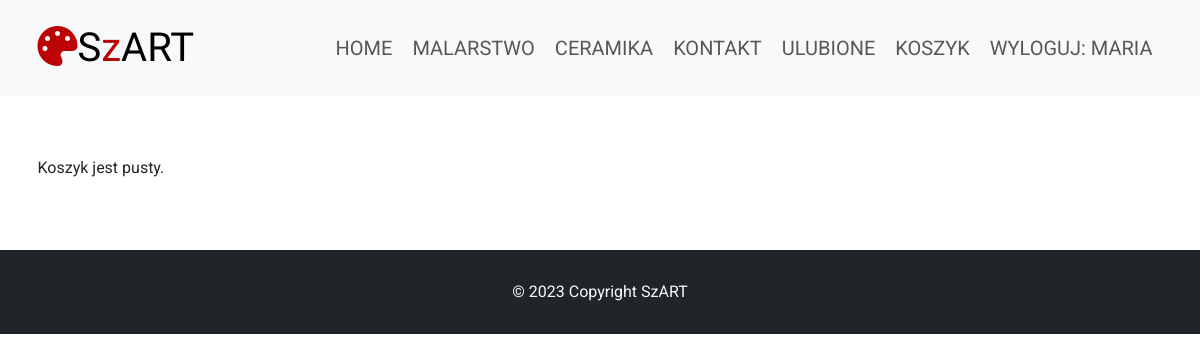
The app's page /koszyk/ (signed in), older data.
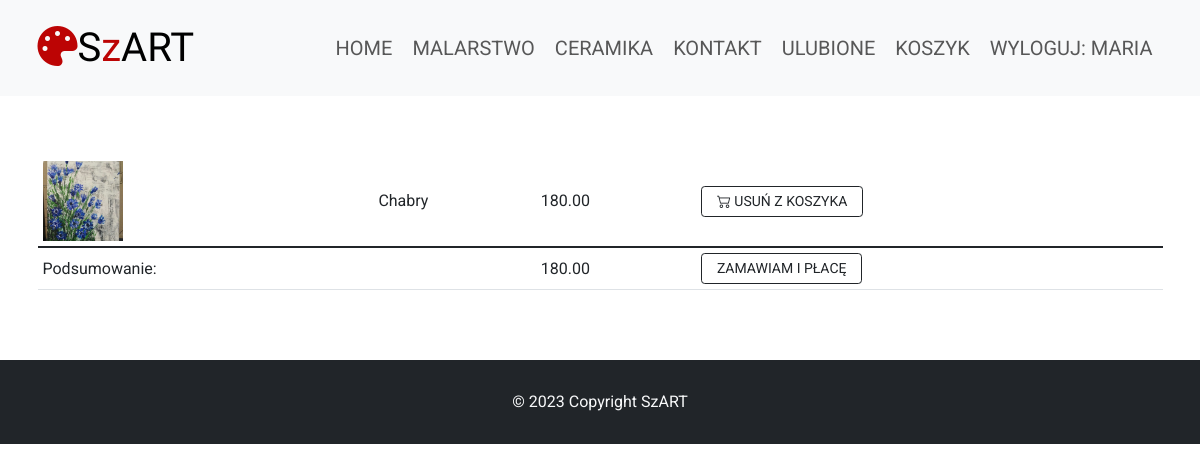
The same page, newer data.
### szartapp/models.py (models this page shows, shortened)
class Product(models.Model):
    TYPE = {
        (0, 'Malarstwo'),
        (1, 'Ceramika'),
    }
    SOLD = {
        (0, 'Kup'),
        (1, 'Zapytaj o podobne')
    }
    title = models.CharField(max_length=64, blank=False, unique=True)
    year = models.PositiveSmallIntegerField(null=True, blank=True)
    short_desc = models.CharField(max_length=128, blank=False, default='')
    description = models.TextField(default="")
    image = models.ImageField(upload_to="images", null=False, blank=False, default='')
    type = models.PositiveSmallIntegerField(default=0, choices=TYPE)
    price = models.DecimalField(max_digits=7, decimal_places=2)
    created = models.DateTimeField(auto_now_add=True)
    sold = models.PositiveSmallIntegerField(default=0, choices=SOLD)

class Cart(models.Model):
    user = models.OneToOneField(User, on_delete=models.CASCADE)
    items = models.ManyToManyField(Product, through='CartItem')
    total_price = models.DecimalField(max_digits=9, decimal_places=2, default=0)

### szartapp/views.py (the view)
# urls.py: path('koszyk/', cart, name='cart'),
def cart(request):
    cart = Cart.objects.get(user=request.user)
    cart_items = cart.items.all()
    total_price = cart.total_price
    context = {
        'cart_items': cart_items,
        'total_price': total_price
    }
    return render(request, 'cart.html', context)

### templates/cart.html (shortened to what this page needs)
{% extends 'main.html' %}
{% block strona %}
   <main>
      <section class="py-5 cart mt-5 mb-5">
        <div class="container table-responsive">
            {% if cart_items %}
            <table class="table align-middle">
                {% for item in cart_items %}
                    <tbody>
                      <tr>
                        <td><img src="/my_media/{{ item.image }}" alt="{{ item.image }}"></td>
                        <td>{{ item.title }}</td>
                        <td>{{item.price}}</td>
                        <td>
                          <form action="{% url 'del_from_cart' item.id %}" method="POST">
                            <button type="submit" class="btn btn-outline-dark px-4 bi bi-cart2"> usuń z koszyka</button>
                          </form>
                        </td>
                      </tr>
                    </tbody>
                {% endfor %}
                <tfoot class="table-group-divider">
                    <tr>
                    <td>Podsumowanie:</td>
                    <td></td>
                    <td>{{ total_price }}</td>
                    <td>
                      <form action="{% url 'zamowienie' %}" method="POST">
                        <button type="submit" class="btn btn-outline-dark px-4">Zamawiam i płacę</button>
                      </form>
                    </td>
                  </tr>
                </tfoot>
            </table>
            {% else %}
            <p>Koszyk jest pusty.</p>
            {% endif %}
        </div>
      </section>
    </main>
{% endblock %}

### templates/main.html (shortened to what this page needs)
{% load static %}
{% load bootstrap5 %}
{{ '<' }}{{ '!DOCTYPE html>' }}
<html lang="en">
<head>
    <link rel="stylesheet" href="https://cdn.jsdelivr.net/npm/bootstrap-icons@1.10.5/font/bootstrap-icons.css">
    <link href="https://cdn.jsdelivr.net/npm/bootstrap@5.3.0-alpha3/dist/css/bootstrap.min.css" rel="stylesheet">
    <link rel="stylesheet" href="{% static 'my_style.css' %}">
</head>
<body data-bs-spy="scroll" data-bs-target="#navbar-example">
    <nav class="navbar navbar-expand-lg bg-body-tertiary py-4 sticky-top" id="navbar-example">
        <div class="container">
          <a class="navbar-brand logo" href="{% url 'szart' %}"><i class="fas fa-palette my-color"></i></i>S<span class="my-color">z</span></span>ART</a>
          <div class="collapse navbar-collapse" id="navbarNavAltMarkup">
            <div class="navbar-nav ms-auto">
              <a class="nav-link ms-auto px-lg-3" href="{% url 'szart' %}">Home</a>
              <a class="nav-link ms-auto px-lg-3" href="{% url 'malarstwo' %}">Malarstwo</a>
              <a class="nav-link ms-auto px-lg-3" href="{% url 'ceramika' %}">Ceramika</a>
              <a class="nav-link ms-auto px-lg-3" href="{% url 'kontakt' %}">Kontakt</a>
              {% if user.is_authenticated %}
                <a class="nav-link ms-auto px-lg-3" href="{% url 'favorite' %}">Ulubione</a>
                <a class="nav-link ms-auto px-lg-3" href="{% url 'cart' %}">Koszyk</a>
                <a class="nav-link ms-auto px-lg-3" href="{% url 'logout' %}">Wyloguj: {{ user.username }}</a>
              {% else %}
                <a class="nav-link ms-auto px-lg-3" href="{% url 'login' %}">Zaloguj</a>
              {% endif %}
            </div>
          </div>
        </div>
    </nav>
    {% block strona %} {% endblock %}
    <footer class="bg-dark text-light">
      <p class="py-5 mb-0 text-center">&copy; 2023 Copyright SzART</p>
    </footer>
  </body>
</html>

### my_static/my_style.css (style rules this page uses)
* { box-sizing: border-box; margin: 0; padding: 0; }
html { font-size: 62.5%; scroll-behavior: smooth; }
body { font-family: 'Roboto',sans-serif; font-size: 1.6rem; }
.my-color { color: rgb(188, 4, 4); }
.navbar-brand { font-size: 3rem; }
.navbar-nav { font-size: 2rem; text-transform: uppercase; }
.logo { font-size: 4rem; font-family: 'Ysabeau', sans-serif; }
footer { font-size: 1.6rem; }
.cart img { height: 80px; width: 80px; object-fit: cover; }
.cart .btn { font-size: 1.4rem; text-transform: uppercase; }

Row changes from the older to the newer data that the page shows:
now on this page (row unchanged): Product: image (picture), title "Chabry", price "180.00"
now on this page (row edited): Cart: total_price "180.00"
Text that changed along with them:
text no longer shown: "Koszyk jest pusty."
text now shown: "Podsumowanie: ZAMAWIAM I PŁACĘ"
